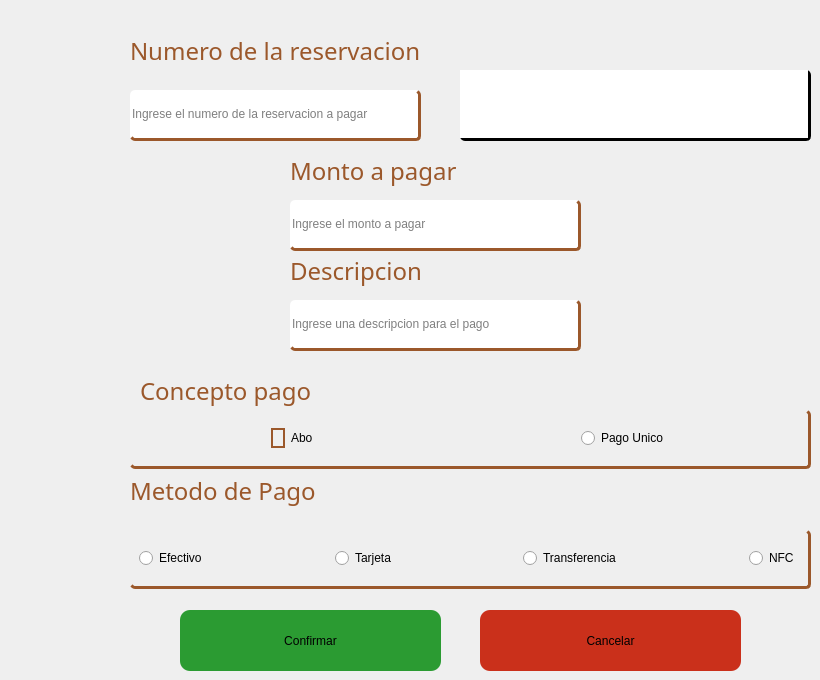
            <widget class="QWidget" name="tab_27">
             <attribute name="title">
              <string>Pagar</string>
             </attribute>
             <widget class="QPushButton" name="reCancelar_2">
              <property name="geometry">
               <rect>
                <x>480</x>
                <y>610</y>
                <width>261</width>
                <height>61</height>
               </rect>
              </property>
              <property name="styleSheet">
               <string notr="true">border-radius: 10px;
background-color: #CA301B;</string>
              </property>
              <property name="text">
               <string>Cancelar</string>
              </property>
             </widget>
             <widget class="QLabel" name="lNombreS_26">
              <property name="geometry">
               <rect>
                <x>140</x>
                <y>370</y>
                <width>291</width>
                <height>41</height>
               </rect>
              </property>
              <property name="font">
               <font>
                <family>Adwaita Sans</family>
                <pointsize>18</pointsize>
                <bold>false</bold>
               </font>
              </property>
              <property name="styleSheet">
               <string notr="true">color: rgba(155, 88, 43, 1.0);
</string>
              </property>
              <property name="text">
               <string>Concepto pago</string>
              </property>
             </widget>
             <widget class="QPushButton" name="reConfirmar_2">
              <property name="geometry">
               <rect>
                <x>180</x>
                <y>610</y>
                <width>261</width>
                <height>61</height>
               </rect>
              </property>
              <property name="styleSheet">
               <string notr="true">border-radius: 10px;
background-color: #2B9B32;</string>
              </property>
              <property name="text">
               <string>Confirmar</string>
              </property>
             </widget>
             <widget class="QLabel" name="lNombreS_23">
              <property name="geometry">
               <rect>
                <x>130</x>
                <y>30</y>
                <width>301</width>
                <height>41</height>
               </rect>
              </property>
              <property name="font">
               <font>
                <family>Adwaita Sans</family>
                <pointsize>18</pointsize>
                <bold>false</bold>
               </font>
              </property>
              <property name="styleSheet">
               <string notr="true">color: rgba(155, 88, 43, 1.0);
</string>
              </property>
              <property name="text">
               <string>Numero de la reservacion</string>
              </property>
             </widget>
             <widget class="QLineEdit" name="reNumReser">
              <property name="geometry">
               <rect>
                <x>130</x>
                <y>90</y>
                <width>291</width>
                <height>51</height>
               </rect>
              </property>
              <property name="styleSheet">
               <string notr="true">color: rgb(0, 0, 0);
border-radius: 5px;
border-bottom: 3px solid rgba(155, 88, 43, 1.0);
border-right: 3px solid  rgba(155, 88, 43, 1.0);</string>
              </property>
              <property name="text">
               <string/>
              </property>
              <property name="placeholderText">
               <string>Ingrese el numero de la reservacion a pagar</string>
              </property>
             </widget>
             <widget class="QLabel" name="lNombreS_22">
              <property name="geometry">
               <rect>
                <x>290</x>
                <y>150</y>
                <width>291</width>
                <height>41</height>
               </rect>
              </property>
              <property name="font">
               <font>
                <family>Adwaita Sans</family>
                <pointsize>18</pointsize>
                <bold>false</bold>
               </font>
              </property>
              <property name="styleSheet">
               <string notr="true">color: rgba(155, 88, 43, 1.0);
</string>
              </property>
              <property name="text">
               <string>Monto a pagar</string>
              </property>
             </widget>
             <widget class="QLabel" name="lNombreS_21">
              <property name="geometry">
               <rect>
                <x>290</x>
                <y>250</y>
                <width>291</width>
                <height>41</height>
               </rect>
              </property>
              <property name="font">
               <font>
                <family>Adwaita Sans</family>
                <pointsize>18</pointsize>
                <bold>false</bold>
               </font>
              </property>
              <property name="styleSheet">
               <string notr="true">color: rgba(155, 88, 43, 1.0);
</string>
              </property>
              <property name="text">
               <string>Descripcion</string>
              </property>
             </widget>
             <widget class="QLineEdit" name="reDescripcion_2">
              <property name="geometry">
               <rect>
                <x>290</x>
                <y>300</y>
                <width>291</width>
                <height>51</height>
               </rect>
              </property>
              <property name="styleSheet">
               <string notr="true">color: rgb(0, 0, 0);
border-radius: 5px;
border-bottom: 3px solid rgba(155, 88, 43, 1.0);
border-right: 3px solid  rgba(155, 88, 43, 1.0);</string>
              </property>
              <property name="text">
               <string/>
              </property>
              <property name="placeholderText">
               <string>Ingrese una descripcion para el pago</string>
              </property>
             </widget>
             <widget class="QLineEdit" name="reMontoPago">
              <property name="geometry">
               <rect>
                <x>290</x>
                <y>200</y>
                <width>291</width>
                <height>51</height>
               </rect>
              </property>
              <property name="styleSheet">
               <string notr="true">color: rgb(0, 0, 0);
border-radius: 5px;
border-bottom: 3px solid rgba(155, 88, 43, 1.0);
border-right: 3px solid  rgba(155, 88, 43, 1.0);</string>
              </property>
              <property name="text">
               <string/>
              </property>
              <property name="placeholderText">
               <string>Ingrese el monto a pagar</string>
              </property>
             </widget>
             <widget class="QTextEdit" name="reservacionResultados">
              <property name="geometry">
               <rect>
                <x>460</x>
                <y>70</y>
                <width>351</width>
                <height>71</height>
               </rect>
              </property>
              <property name="styleSheet">
               <string notr="true">color: rgb(0, 0, 0);
border-radius: 5px;
border-bottom: 3px solid rgb(0, 0, 0);
border-right: 3px solid  rgb(0, 0, 0);
</string>
              </property>
              <property name="undoRedoEnabled">
               <bool>true</bool>
              </property>
              <property name="readOnly">
               <bool>true</bool>
              </property>
             </widget>
             <widget class="QLabel" name="lNombreS_27">
              <property name="geometry">
               <rect>
                <x>130</x>
                <y>470</y>
                <width>291</width>
                <height>41</height>
               </rect>
              </property>
              <property name="font">
               <font>
                <family>Adwaita Sans</family>
                <pointsize>18</pointsize>
                <bold>false</bold>
               </font>
              </property>
              <property name="styleSheet">
               <string notr="true">color: rgba(155, 88, 43, 1.0);
</string>
              </property>
              <property name="text">
               <string>Metodo de Pago</string>
              </property>
             </widget>
             <widget class="QGroupBox" name="groupBox_3">
              <property name="geometry">
               <rect>
                <x>130</x>
                <y>410</y>
                <width>681</width>
                <height>59</height>
               </rect>
              </property>
              <property name="styleSheet">
               <string notr="true">QGroupBox{
color: rgb(0, 0, 0);
border-radius: 5px;
border-bottom: 3px solid rgba(155, 88, 43, 1.0);
border-right: 3px solid  rgba(155, 88, 43, 1.0);
}</string>
              </property>
              <property name="title">
               <string/>
              </property>
              <layout class="QGridLayout" name="gridLayout">
               <item row="0" column="2">
                <spacer name="horizontalSpacer">
                 <property name="orientation">
                  <enum>Qt::Orientation::Horizontal</enum>
                 </property>
                 <property name="sizeHint" stdset="0">
                  <size>
                   <width>118</width>
                   <height>20</height>
                  </size>
                 </property>
                </spacer>
               </item>
               <item row="0" column="4">
                <widget class="QRadioButton" name="cbUnico">
                 <property name="styleSheet">
                  <string notr="true">color: Black</string>
                 </property>
                 <property name="text">
                  <string>Pago Unico</string>
                 </property>
                </widget>
               </item>
               <item row="0" column="1">
                <widget class="QRadioButton" name="cbAbono">
                 <property name="styleSheet">
                  <string notr="true">QRadioButton{
	color: Black;
}

QRadioButton::indicator{
	color:rgba(155, 88, 43, 1.0)
	width: 16px;            
    height: 16px;           
    border-radius: 9px;   
    border: 2px solid #9b582b;
}

QRadioButton::indicator:hover{
	border: 2px solid #c7837c;
	background-color: rgb(149, 191, 255);
}</string>
                 </property>
                 <property name="text">
                  <string>Abono</string>
                 </property>
                </widget>
               </item>
               <item row="0" column="3">
                <spacer name="horizontalSpacer_2">
                 <property name="orientation">
                  <enum>Qt::Orientation::Horizontal</enum>
                 </property>
                 <property name="sizeHint" stdset="0">
                  <size>
                   <width>40</width>
                   <height>20</height>
                  </size>
                 </property>
                </spacer>
               </item>
               <item row="0" column="0">
                <spacer name="horizontalSpacer_3">
                 <property name="orientation">
                  <enum>Qt::Orientation::Horizontal</enum>
                 </property>
                 <property name="sizeHint" stdset="0">
                  <size>
                   <width>40</width>
                   <height>20</height>
                  </size>
                 </property>
                </spacer>
               </item>
               <item row="0" column="5">
                <spacer name="horizontalSpacer_4">
                 <property name="orientation">
                  <enum>Qt::Orientation::Horizontal</enum>
                 </property>
                 <property name="sizeHint" stdset="0">
                  <size>
                   <width>40</width>
                   <height>20</height>
                  </size>
                 </property>
                </spacer>
               </item>
              </layout>
             </widget>
             <widget class="QGroupBox" name="groupBox_4">
              <property name="geometry">
               <rect>
                <x>130</x>
                <y>530</y>
                <width>681</width>
                <height>59</height>
               </rect>
              </property>
              <property name="styleSheet">
               <string notr="true">QGroupBox{
color: rgb(0, 0, 0);
border-radius: 5px;
border-bottom: 3px solid rgba(155, 88, 43, 1.0);
border-right: 3px solid  rgba(155, 88, 43, 1.0);
}</string>
              </property>
              <property name="title">
               <string/>
              </property>
              <layout class="QGridLayout" name="gridLayout_2">
               <item row="1" column="7">
                <widget class="QRadioButton" name="cbNFC">
                 <property name="styleSheet">
                  <string notr="true">color: Black</string>
                 </property>
                 <property name="text">
                  <string>NFC</string>
                 </property>
                </widget>
               </item>
               <item row="1" column="1">
                <widget class="QRadioButton" name="cbEfectivo">
                 <property name="styleSheet">
                  <string notr="true">color: Black</string>
                 </property>
                 <property name="text">
                  <string>Efectivo</string>
                 </property>
                </widget>
               </item>
               <item row="1" column="5">
                <widget class="QRadioButton" name="cbTransferencia">
                 <property name="styleSheet">
                  <string notr="true">color: Black</string>
                 </property>
                 <property name="text">
                  <string>Transferencia</string>
                 </property>
                </widget>
               </item>
               <item row="1" column="3">
                <widget class="QRadioButton" name="cbTarjeta">
                 <property name="styleSheet">
                  <string notr="true">color: Black</string>
                 </property>
                 <property name="text">
                  <string>Tarjeta</string>
                 </property>
                </widget>
               </item>
               <item row="1" column="4">
                <spacer name="horizontalSpacer_6">
                 <property name="orientation">
                  <enum>Qt::Orientation::Horizontal</enum>
                 </property>
                 <property name="sizeHint" stdset="0">
                  <size>
                   <width>40</width>
                   <height>20</height>
                  </size>
                 </property>
                </spacer>
               </item>
               <item row="1" column="2">
                <spacer name="horizontalSpacer_5">
                 <property name="orientation">
                  <enum>Qt::Orientation::Horizontal</enum>
                 </property>
                 <property name="sizeHint" stdset="0">
                  <size>
                   <width>40</width>
                   <height>20</height>
                  </size>
                 </property>
                </spacer>
               </item>
               <item row="1" column="6">
                <spacer name="horizontalSpacer_7">
                 <property name="orientation">
                  <enum>Qt::Orientation::Horizontal</enum>
                 </property>
                 <property name="sizeHint" stdset="0">
                  <size>
                   <width>40</width>
                   <height>20</height>
                  </size>
                 </property>
                </spacer>
               </item>
              </layout>
             </widget>
            </widget>
